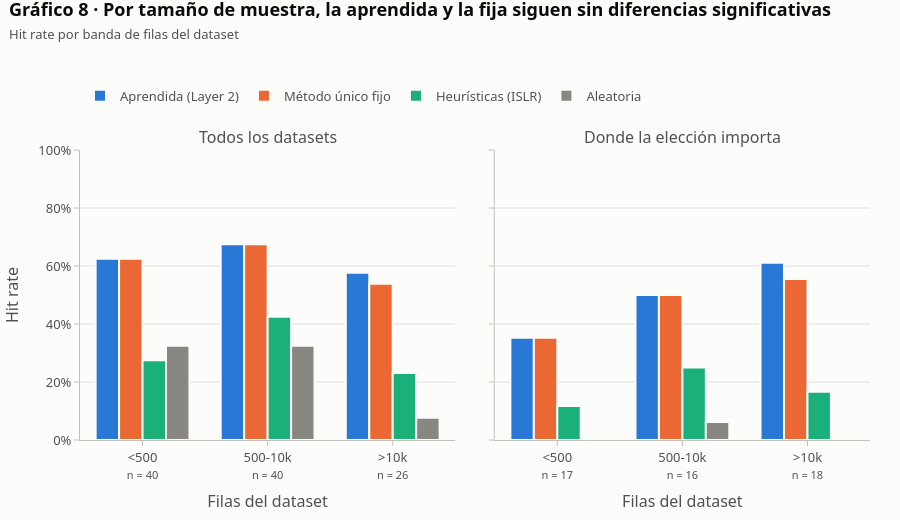

This figure's notebook cell:
### Markdown cell above
<a id="grafico-8"></a>

El Gráfico 8 muestra el hit rate de cada estrategia según el número de filas del dataset, para
comprobar si la personalización ayuda en algún régimen concreto aunque no lo haga en conjunto.
En las dos bandas de menos de 10.000 filas ambas aciertan exactamente lo mismo. En la de más de
10.000 la aprendida queda ligeramente por encima, pero por un único dataset, una
diferencia que no es significativa. La tabla final contrasta la banda de 500 a 10.000 filas,
donde una versión anterior del estudio parecía mostrar una ventaja.

### Code cell
por_banda = (OUT0.groupby(["rows", "estrategia"])
             .agg(hit_rate=("hit", "mean"), datasets=("dataset", "nunique")).reset_index())
por_banda_d = (OUT0[OUT0.discriminating].groupby(["rows", "estrategia"])
               .agg(hit_rate=("hit", "mean"), datasets=("dataset", "nunique")).reset_index())

fig = make_subplots(rows=1, cols=2, shared_yaxes=True, horizontal_spacing=0.05,
                    subplot_titles=["Todos los datasets", "Donde la elección importa"])
for j, frame in enumerate((por_banda, por_banda_d), start=1):
    n = frame.groupby("rows").datasets.first().reindex(BANDAS_FILAS)
    for estrategia in ORDEN_ESTRATEGIAS:
        sub = frame[frame.estrategia == estrategia].set_index("rows").reindex(BANDAS_FILAS)
        fig.add_bar(
            x=[f"{banda}<br><span style='font-size:11px'>n = {n[banda]}</span>"
               for banda in BANDAS_FILAS],
            y=sub.hit_rate, name=estrategia, marker=dict(color=COLOR_ESTRATEGIA[estrategia]),
            marker_line=dict(width=2, color=FONDO), showlegend=(j == 1), legendgroup=estrategia,
            hovertemplate="<b>" + estrategia
                          + "</b><br>Filas %{x}<br>Hit rate: %{y:.2f}<extra></extra>",
            row=1, col=j)
fig.update_layout(barmode="group", bargap=0.25)
fig.update_xaxes(title_text="Filas del dataset")
fig.update_yaxes(tickformat=".0%", range=[0, 1], title_text="Hit rate", row=1, col=1)
estilo(fig, "Gráfico 8 · Por tamaño de muestra, la aprendida y la fija "
            "siguen sin diferencias significativas",
       "Hit rate por banda de filas del dataset", alto=520).show()

(OUT0[OUT0.discriminating & (OUT0.rows == "500-10k")]
   .pipe(pareado).style.format({"p_valor": "{:.3f}"})
   .set_caption("Contraste pareado en la banda 500–10k, donde la elección importa"))

### Figure 1 — Plotly figure (JSON) as saved in the notebook; plotly's stock layout.template omitted (floating-point values rounded to 4 significant figures)
{"data": [{"hovertemplate": "<b>Aprendida (Layer 2)</b><br>Filas %{x}<br>Hit rate: %{y:.2f}<extra></extra>", "legendgroup": "Aprendida (Layer 2)", "marker": {"color": "#2a78d6", "line": {"color": "#fcfcfb", "width": 2}}, "name": "Aprendida (Layer 2)", "showlegend": true, "type": "bar", "x": ["<500<br><span style='font-size:11px'>n = 40</span>", "500-10k<br><span style='font-size:11px'>n = 40</span>", ">10k<br><span style='font-size:11px'>n = 26</span>"], "xaxis": "x", "y": [0.625, 0.675, 0.5769], "yaxis": "y"}, {"hovertemplate": "<b>Método único fijo</b><br>Filas %{x}<br>Hit rate: %{y:.2f}<extra></extra>", "legendgroup": "Método único fijo", "marker": {"color": "#eb6834", "line": {"color": "#fcfcfb", "width": 2}}, "name": "Método único fijo", "showlegend": true, "type": "bar", "x": ["<500<br><span style='font-size:11px'>n = 40</span>", "500-10k<br><span style='font-size:11px'>n = 40</span>", ">10k<br><span style='font-size:11px'>n = 26</span>"], "xaxis": "x", "y": [0.625, 0.675, 0.5385], "yaxis": "y"}, {"hovertemplate": "<b>Heurísticas (ISLR)</b><br>Filas %{x}<br>Hit rate: %{y:.2f}<extra></extra>", "legendgroup": "Heurísticas (ISLR)", "marker": {"color": "#1baf7a", "line": {"color": "#fcfcfb", "width": 2}}, "name": "Heurísticas (ISLR)", "showlegend": true, "type": "bar", "x": ["<500<br><span style='font-size:11px'>n = 40</span>", "500-10k<br><span style='font-size:11px'>n = 40</span>", ">10k<br><span style='font-size:11px'>n = 26</span>"], "xaxis": "x", "y": [0.275, 0.425, 0.2308], "yaxis": "y"}, {"hovertemplate": "<b>Aleatoria</b><br>Filas %{x}<br>Hit rate: %{y:.2f}<extra></extra>", "legendgroup": "Aleatoria", "marker": {"color": "#898781", "line": {"color": "#fcfcfb", "width": 2}}, "name": "Aleatoria", "showlegend": true, "type": "bar", "x": ["<500<br><span style='font-size:11px'>n = 40</span>", "500-10k<br><span style='font-size:11px'>n = 40</span>", ">10k<br><span style='font-size:11px'>n = 26</span>"], "xaxis": "x", "y": [0.325, 0.325, 0.07692], "yaxis": "y"}, {"hovertemplate": "<b>Aprendida (Layer 2)</b><br>Filas %{x}<br>Hit rate: %{y:.2f}<extra></extra>", "legendgroup": "Aprendida (Layer 2)", "marker": {"color": "#2a78d6", "line": {"color": "#fcfcfb", "width": 2}}, "name": "Aprendida (Layer 2)", "showlegend": false, "type": "bar", "x": ["<500<br><span style='font-size:11px'>n = 17</span>", "500-10k<br><span style='font-size:11px'>n = 16</span>", ">10k<br><span style='font-size:11px'>n = 18</span>"], "xaxis": "x2", "y": [0.3529, 0.5, 0.6111], "yaxis": "y2"}, {"hovertemplate": "<b>Método único fijo</b><br>Filas %{x}<br>Hit rate: %{y:.2f}<extra></extra>", "legendgroup": "Método único fijo", "marker": {"color": "#eb6834", "line": {"color": "#fcfcfb", "width": 2}}, "name": "Método único fijo", "showlegend": false, "type": "bar", "x": ["<500<br><span style='font-size:11px'>n = 17</span>", "500-10k<br><span style='font-size:11px'>n = 16</span>", ">10k<br><span style='font-size:11px'>n = 18</span>"], "xaxis": "x2", "y": [0.3529, 0.5, 0.5556], "yaxis": "y2"}, {"hovertemplate": "<b>Heurísticas (ISLR)</b><br>Filas %{x}<br>Hit rate: %{y:.2f}<extra></extra>", "legendgroup": "Heurísticas (ISLR)", "marker": {"color": "#1baf7a", "line": {"color": "#fcfcfb", "width": 2}}, "name": "Heurísticas (ISLR)", "showlegend": false, "type": "bar", "x": ["<500<br><span style='font-size:11px'>n = 17</span>", "500-10k<br><span style='font-size:11px'>n = 16</span>", ">10k<br><span style='font-size:11px'>n = 18</span>"], "xaxis": "x2", "y": [0.1176, 0.25, 0.1667], "yaxis": "y2"}, {"hovertemplate": "<b>Aleatoria</b><br>Filas %{x}<br>Hit rate: %{y:.2f}<extra></extra>", "legendgroup": "Aleatoria", "marker": {"color": "#898781", "line": {"color": "#fcfcfb", "width": 2}}, "name": "Aleatoria", "showlegend": false, "type": "bar", "x": ["<500<br><span style='font-size:11px'>n = 17</span>", "500-10k<br><span style='font-size:11px'>n = 16</span>", ">10k<br><span style='font-size:11px'>n = 18</span>"], "xaxis": "x2", "y": [0.0, 0.0625, 0.0], "yaxis": "y2"}], "layout": {"annotations": [{"font": {"color": "#52514e", "size": 16}, "showarrow": false, "text": "Todos los datasets", "x": 0.2375, "xanchor": "center", "xref": "paper", "y": 1, "yanchor": "bottom", "yref": "paper"}, {"font": {"color": "#52514e", "size": 16}, "showarrow": false, "text": "Donde la elección importa", "x": 0.7625, "xanchor": "center", "xref": "paper", "y": 1, "yanchor": "bottom", "yref": "paper"}], "bargap": 0.25, "barmode": "group", "font": {"color": "#0b0b0b", "family": "system-ui, -apple-system, 'Segoe UI', sans-serif", "size": 13}, "height": 520, "hoverlabel": {"bgcolor": "white", "font": {"family": "system-ui, -apple-system, 'Segoe UI', sans-serif", "size": 13}}, "legend": {"font": {"color": "#52514e"}, "orientation": "h", "title": {}, "x": 0, "y": 1.135, "yanchor": "bottom"}, "margin": {"b": 60, "l": 70, "r": 30, "t": 150}, "paper_bgcolor": "#fcfcfb", "plot_bgcolor": "#fcfcfb", "title": {"text": "<b>Gráfico 8 · Por tamaño de muestra, la aprendida y la fija siguen sin diferencias significativas</b><br><span style='font-size:13px;color:#52514e'>Hit rate por banda de filas del dataset</span>", "x": 0.01, "xanchor": "left", "y": 0.97, "yanchor": "top"}, "xaxis": {"anchor": "y", "domain": [0, 0.475], "linecolor": "#c3c2b7", "showgrid": false, "tickcolor": "#c3c2b7", "tickfont": {"color": "#52514e"}, "title": {"font": {"color": "#52514e"}, "text": "Filas del dataset"}}, "xaxis2": {"anchor": "y2", "domain": [0.525, 1], "linecolor": "#c3c2b7", "showgrid": false, "tickcolor": "#c3c2b7", "tickfont": {"color": "#52514e"}, "title": {"font": {"color": "#52514e"}, "text": "Filas del dataset"}}, "yaxis": {"anchor": "x", "domain": [0, 1], "gridcolor": "#e1e0d9", "linecolor": "#c3c2b7", "range": [0, 1], "showgrid": true, "tickcolor": "#c3c2b7", "tickfont": {"color": "#52514e"}, "tickformat": ".0%", "title": {"font": {"color": "#52514e"}, "text": "Hit rate"}}, "yaxis2": {"anchor": "x2", "domain": [0, 1], "gridcolor": "#e1e0d9", "linecolor": "#c3c2b7", "matches": "y", "showgrid": true, "showticklabels": false, "tickcolor": "#c3c2b7", "tickfont": {"color": "#52514e"}, "title": {"font": {"color": "#52514e"}}}}}
